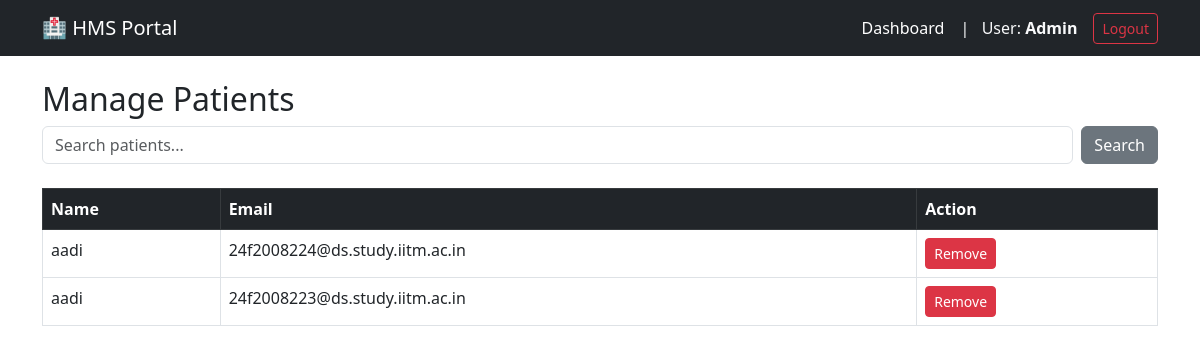
The app's page /admin/patients (signed in), older data.
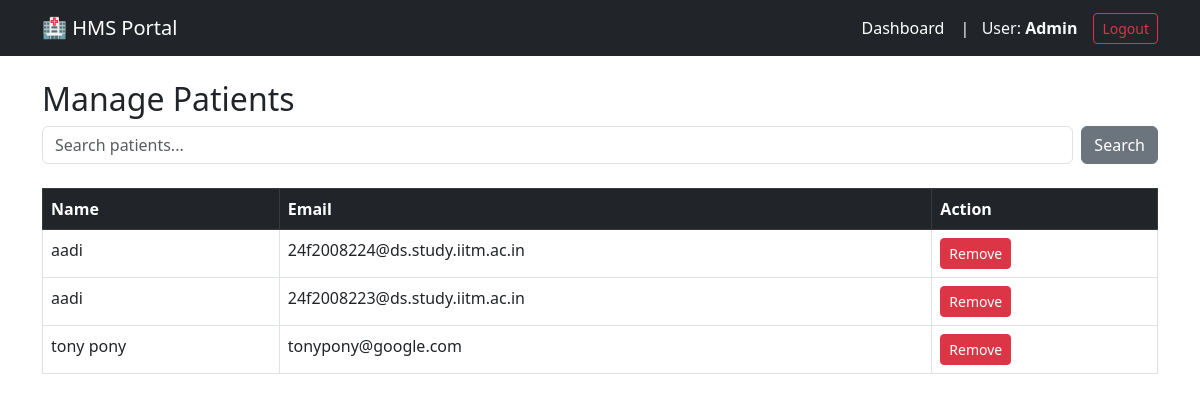
The same page, newer data.
### hms_app/models.py (models this page shows, shortened)
class Patient(UserMixin, db.Model):
    id = db.Column(db.Integer, primary_key=True)
    name = db.Column(db.String(100), nullable=False)
    email = db.Column(db.String(120), unique=True, nullable=False)
    password_hash = db.Column(db.String(128))
    appointments = db.relationship('Appointment', backref='patient', lazy=True)

### hms_app/admin/routes.py (the view)
@admin.route('/patients')
@login_required
@admin_required
def manage_patients():
    q = request.args.get('q')
    if q:
        patients = Patient.query.filter(
            (Patient.name.contains(q)) | (Patient.email.contains(q))
        ).all()
    else:
        patients = Patient.query.all()
    return render_template('admin/manage_patients.html', patients=patients)

### hms_app/models.py (called while the page is built)
@login_manager.user_loader
def load_user(user_id):
    role = session.get('role')
    if role == 'admin':
        return Admin.query.get(int(user_id))
    elif role == 'doctor':
        return Doctor.query.get(int(user_id))
    elif role == 'patient':
        return Patient.query.get(int(user_id))
    admin = Admin.query.get(int(user_id))
    if admin: return admin
    doctor = Doctor.query.get(int(user_id))
    if doctor: return doctor
    return Patient.query.get(int(user_id))

    @property
    def role(self): return "admin"

### hms_app/templates/admin/manage_patients.html
{% extends "base.html" %}
{% block content %}
<h2>Manage Patients</h2>
<form class="mb-4 d-flex gap-2">
    <input type="text" name="q" class="form-control" placeholder="Search patients..." value="{{ request.args.get('q', '') }}">
    <button type="submit" class="btn btn-secondary">Search</button>
</form>
<table class="table table-bordered">
    <thead class="table-dark">
        <tr><th>Name</th><th>Email</th><th>Action</th></tr>
    </thead>
    <tbody>
        {% for p in patients %}
        <tr>
            <td>{{ p.name }}</td>
            <td>{{ p.email }}</td>
            <td>
                <form action="{{ url_for('admin.delete_patient', id=p.id) }}" method="POST" class="d-inline" onsubmit="return confirm('Delete patient?');">
                    <button type="submit" class="btn btn-sm btn-danger">Remove</button>
                </form>
            </td>
        </tr>
        {% endfor %}
    </tbody>
</table>
{% endblock %}

Row changes from the older to the newer data that the page shows:
added Patient: name "tony pony", email "tonypony@google.com"
